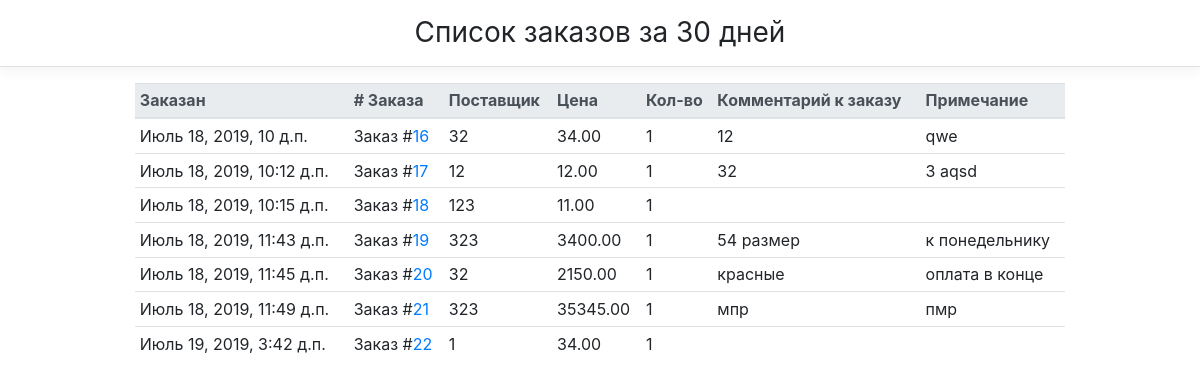
Before: /orders/ (signed in) with the older database file.
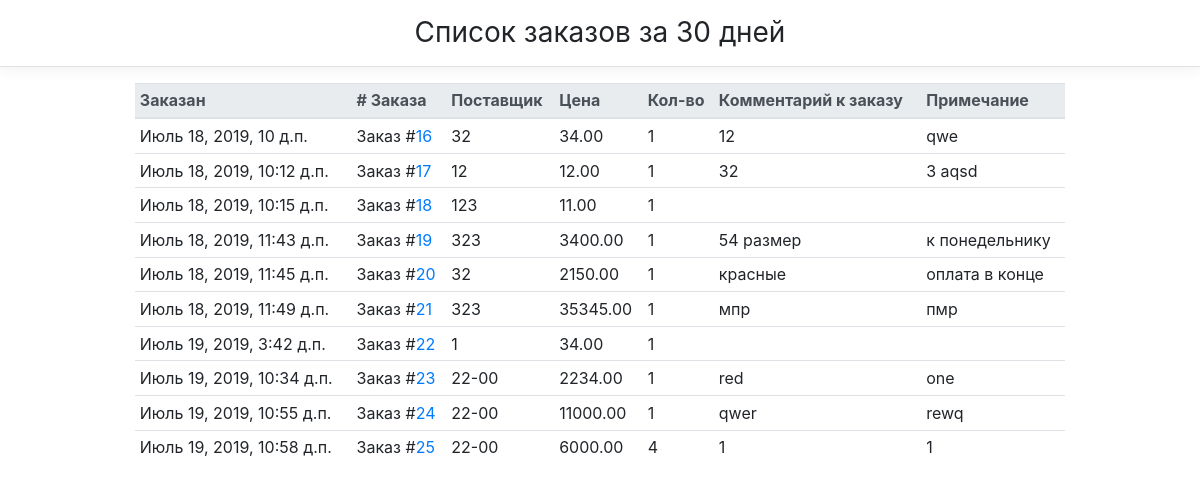
After: the same page with the newer database file.
### main/models.py (models this page shows, shortened)
class Order(ModelWithTimestamp, ModelWithUser):
    objects = OrderManager()
    place = models.CharField(max_length=150, blank=True, null=True)
    price = models.DecimalField(max_digits=10, decimal_places=2)
    quantity = models.PositiveIntegerField(default=1)
    order_comment = models.TextField(max_length=255, null=True, blank=True)
    customer_comment = models.TextField(max_length=255, null=True, blank=True)
    ORDER_STATUSES = (
        (OrderStatuses.CREATED, OrderStatuses.CREATED_STR),
        (OrderStatuses.PAID, OrderStatuses.PAID_STR),
        (OrderStatuses.CLOSED, OrderStatuses.CLOSED_STR),
    )
    status = models.PositiveIntegerField(default=OrderStatuses.CREATED, choices=ORDER_STATUSES)
    active = models.BooleanField(default=True)
    class Meta:
        ordering = ('created_date', )

### main/views.py (the view)
# urls.py: path('orders/', main_views.OrdersListView.as_view(), name='orders'),
class OrdersListView(LoginRolesRequiredMixin, TemplateView):
    template_name = 'main/orders.html'
    required_roles = (Roles.ZAKAZSCHIK,)
    def get_context_data(self, **kwargs):
        context = super().get_context_data(**kwargs)
        context['orders'] = _models.Order.objects.all()
        return context

### main/core/mixins.py (called while the page is built)
    def dispatch(self, request, *args, **kwargs):
        user = request.user
        if not user.is_authenticated:
            return self.handle_no_permission()
        if user.role not in self.required_roles and user.role != Roles.ADMINISTRATOR:
            return self.handle_no_permission()
        return super().dispatch(request, *args, **kwargs)

### main/templates/main/orders.html (shortened to what this page needs)
{% extends 'base.html' %}
{% block content %}
    <h3 class="font-weight-normal text-center py-3 mb-3 border-bottom box-shadow">Список заказов за 30 дней</h3>
    <div class="container">
    <table class="table table-sm table-hover " id="OrdersTable">
        <thead class="thead-light">
        <tr>
            <th scope="col">Заказан</th>
            <th scope="col"># Заказа</th>
            <th scope="col">Поставщик</th>
            <th scope="col">Цена</th>
            <th scope="col">Кол-во</th>
            <th scope="col">Комментарий к заказу</th>
            <th scope="col">Примечание</th>
        </tr>
        </thead>
        <tbody>
        {% for o in orders %}
        <tr>
            <td>{{ o.created_date }}</td>
            <td scope="row">Заказ #<a href="{% url 'main:order_details' pk=o.id %}">{{ o.id }}</a></td>
            <td>{{ o.place }}</td>
            <td>{{ o.price }}</td>
            <td>{{ o.quantity }}</td>
            <td>{{ o.order_comment }}</td>
            <td>{{ o.customer_comment }}</td>
        </tr>
        {% endfor %}
        </tbody>
    </table>
</div>
{% endblock content %}

Changed rows visible on the page:
added Order: created_date "Июль 19, 2019, 10:34 д.п.", id "23", place "22-00", price "2234.00", quantity "1", order_comment "red", customer_comment "one"
added Order: created_date "Июль 19, 2019, 10:55 д.п.", id "24", place "22-00", price "11000.00", quantity "1", order_comment "qwer", customer_comment "rewq"
added Order: created_date "Июль 19, 2019, 10:58 д.п.", id "25", place "22-00", price "6000.00", quantity "4", order_comment "1", customer_comment "1"
